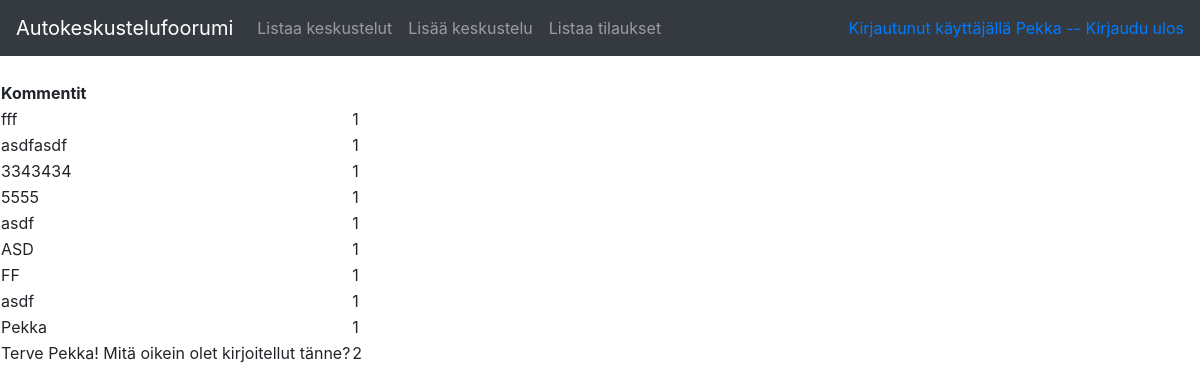
Screenshot of /comments (signed in) with the database file from the repository.
### application/auth/models.py (models this page shows, shortened)
class User(Base):
    __tablename__ = "account"
    name = db.Column(db.String(144), nullable=False)
    username = db.Column(db.String(144), nullable=False)
    password = db.Column(db.String(144), nullable=False)
    comments = db.relationship("Comment", backref='account', lazy=True)

### application/comments/models.py (models this page shows, shortened)
class Comment(db.Model):
    id = db.Column(db.Integer, primary_key=True)
    date_created = db.Column(db.DateTime, default=db.func.current_timestamp())
    date_modified = db.Column(db.DateTime, default=db.func.current_timestamp(),
    onupdate=db.func.current_timestamp())
    name = db.Column(db.String(144), nullable=False)
    account_id = db.Column(db.Integer, db.ForeignKey('account.id'),  nullable=False)

### application/comments/views.py (the view)
@app.route("/comments", methods=["GET"])
def comments_index():
    return render_template("comments/list.html", comments = Comment.query.all())

### application/__init__.py (called while the page is built)
@login_manager.user_loader
def load_user(user_id):
    return User.query.get(user_id)

### application/templates/comments/list.html (shortened to what this page needs)
{% extends "layout.html" %}
{% block body %}
  <table>
    <tr>
      <th>Kommentit</th>
      <th></th>
    </tr>
    {% for comment in comments %}
    <tr>
      <td>{{ comment.name }}</td>
      <td>{{ comment.account_id }}</td>
    </tr>
    {% endfor %}
  </table>
{% endblock %}

### application/templates/layout.html (shortened to what this page needs)
<!DOCTYPE html>
<html>
<head>
  <link rel="stylesheet" href="https://maxcdn.bootstrapcdn.com/bootstrap/4.0.0/css/bootstrap.min.css"
>
</head>
<body>
    <nav class="navbar navbar-expand-md navbar-dark bg-dark mb-4">
        <a class="navbar-brand" href="#">Autokeskustelufoorumi</a>
        <div class="collapse navbar-collapse" id="navbarCollapse">
                <ul class="navbar-nav mr-auto">
                  <li class="nav-item">
                      <a class="nav-link" href="{{ url_for('conversations_index') }} ">Listaa keskustelut</a>
                    </li>
                    <li class="nav-item">
                        <a class="nav-link" href="{{ url_for('conversations_form') }} ">Lisää keskustelu</a>
                      </li>
                      <li class="nav-item">
                        <a class="nav-link" href="{{ url_for('conversations_subscriptions') }} ">Listaa tilaukset</a>
                      </li>
                </ul>
                <div class="form-inline mt-2 mt-md-0">
            {% if current_user.is_authenticated %}
            <a href="{{ url_for('auth_logout') }}">Kirjautunut käyttäjällä {{ current_user.name }} -- Kirjaudu ulos</a>
            {% else %}
            <a href="{{ url_for('auth_login') }}">Login</a>
            {% endif %}
                </div>
        </div>
            </nav>
  {% block body %}{% endblock %}
</body>
</html>

### rows the page displays
User: name "Pekka"
Comment: name "fff", account_id "1"
Comment: name "asdfasdf", account_id "1"
Comment: name "3343434", account_id "1"
Comment: name "5555", account_id "1"
Comment: name "asdf", account_id "1"
Comment: name "ASD", account_id "1"
Comment: name "FF", account_id "1"
Comment: name "asdf", account_id "1"
Comment: name "Pekka", account_id "1"
Comment: name "Terve Pekka! Mitä oikein olet kirjoitellut tänne?", account_id "2"
